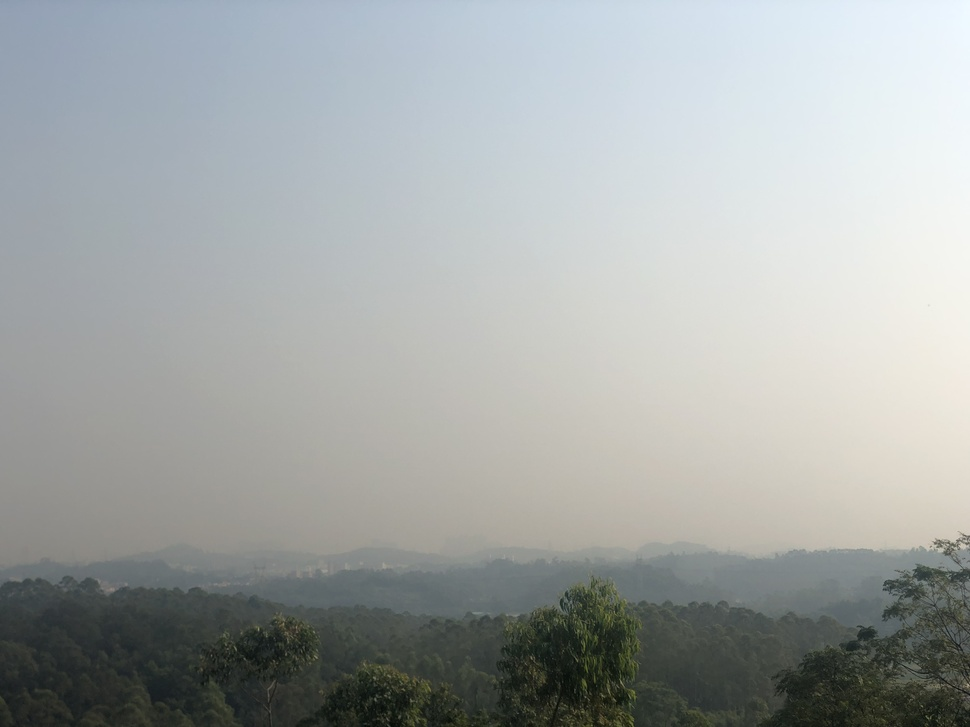
#> input picture 20190927am1.jpg, 970 x 727 px, shrunk from 4032 x 3024 before the run
$ python -i mk_dataset.py   (imports and definitions only)
#> lines starting #> are read from the running program, lines starting #| are printed output that depends on the picture
#> further down, picture is the input picture: PIL image 970x727 RGB; mean R, G, B 162.4, 166.8, 165.8
"""
==========================
切分原始图像制作图像块数据集
==========================

需要在 Results/ 目录下包含所有的原始图像块；从 'crop_labels.xlsx' 中
切分出单条的标签信息存放至标签文件夹下。

"""
import glob
import os
import numpy as np
import re
import pandas as pd
from PIL import Image
from utils_xls import ImageMapper, get_excel_data
from xy_dirs_reorganize import standardize_data_folder


class ImageCropper():

    def __init__(self, box_w=256, box_h=256, stride_w=256, stride_h=256, epsilon=10):
        self.box_w = box_w
        self.box_h = box_h
        self.stride_w = stride_w
        self.stride_h = stride_h
        self.epsilon = epsilon

    def crop(self, im):
        """Crop image to get patches.

        :param epsilon: 右下方边界容忍值，低于之则直接丢弃
        :return: 返回截取的 patches 以及其对应于原图的坐标
        """
        box_w = self.box_w
        box_h = self.box_h
        stride_w = self.stride_w
        stride_h = self.stride_h
        epsilon = self.epsilon

        width = im.size[0]
#> width = 970
        height = im.size[1]
#> height = 727
        if width < box_w or height < box_h:
            return

        patches, patches_idx = [], []
        iw = np.arange(0, width  - box_w + 1, stride_w)
#> iw = [0, 256, 512]
        jh = np.arange(0, height - box_h + 1, stride_h)
#> jh = [0, 256]
        for i in iw:
            for j in jh:
                box = (i, j, i + box_w, j + box_h)
                cm = im.crop(box)
                patches.append(cm)
                patches_idx.append(box)
#> after the loop, patches = 6 items; patches_idx = [(0, 0, 256, 256), (0, 256, 256, 512), (256, 0, 512, 256), (256, 256, 512, 512), (512, 0, 768, 256), (512, 256, 768, 512)]
        # repair x and y orientation's boundary
        if width - box_w - iw[-1] > epsilon:
            for j in jh:
                box = (width - box_w, j, width, j + box_h)
                cm = im.crop(box)
                patches.append(cm)
                patches_idx.append(box)
#> this loop made 2 passes
#> pass 1, in crop, `cm = im.crop(box)`:
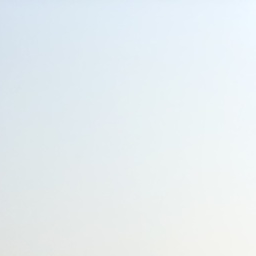
#> cm: PIL image 256x256 RGB; mean R, G, B 230.1, 237.5, 240.8
#> pass 2, in crop, `cm = im.crop(box)`:
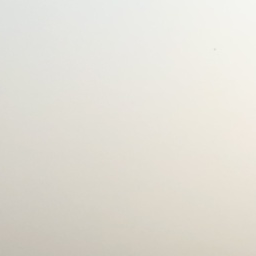
#> cm: PIL image 256x256 RGB; mean R, G, B 225.5, 222.6, 213.9
#> after the loop, patches = 8 items; patches_idx = [(0, 0, 256, 256), (0, 256, 256, 512), (256, 0, 512, 256), (256, 256, 512, 512), (512, 0, 768, 256), (512, 256, 768, 512), (714, 0, 970, 256), (714, 256, 970, 512)]
        if height - box_h - jh[-1] > epsilon:
            for i in iw:
                box = (i, height - box_h, i + box_w, height)
                cm = im.crop(box)
                patches.append(cm)
                patches_idx.append(box)
#> this loop made 3 passes
#> pass 1, in crop, `cm = im.crop(box)`:
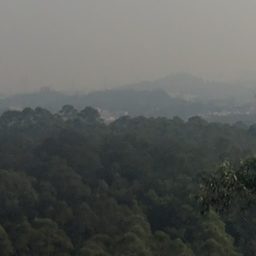
#> cm: PIL image 256x256 RGB; mean R, G, B 87.9, 91, 88.1
#> pass 2, in crop, `cm = im.crop(box)`:
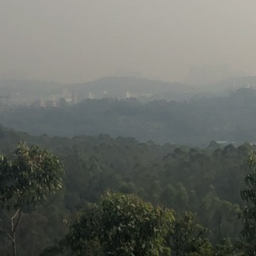
#> cm: PIL image 256x256 RGB; mean R, G, B 101.8, 105, 99.3
#> pass 3, in crop, `cm = im.crop(box)`:
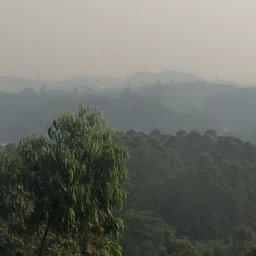
#> cm: PIL image 256x256 RGB; mean R, G, B 108.4, 111.4, 103
#> after the loop, patches = 11 items; patches_idx = [(0, 0, 256, 256), (0, 256, 256, 512), (256, 0, 512, 256), (256, 256, 512, 512), (512, 0, 768, 256), (512, 256, 768, 512), (714, 0, 970, 256), (714, 256, 970, 512), (0, 471, 256, 727), (256, 471, 512, 727), (512, 471, 768, 727)]
        # need only once
        if width - box_w - iw[-1] > epsilon and height - box_h - jh[-1] > epsilon:
            box = (width - box_w, height - box_h, width, height)
#> box = (714, 471, 970, 727)
            cm = im.crop(box)
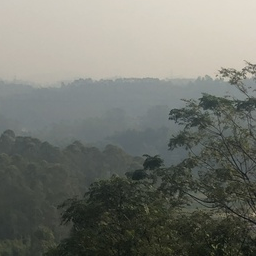
#> cm: PIL image 256x256 RGB; mean R, G, B 116.8, 119.1, 111.9
            patches.append(cm)
            patches_idx.append(box)

        return patches, patches_idx


# 获取误差较大的图片名
# [96 lines left out: functions get_remove_file, judge_is_sky, mk_dataset, not called in this run]


# [12 lines not run here, left out]

>>> from PIL import Image
>>> picture = Image.open('../20190927am1.jpg')
>>> result = ImageCropper().crop(picture)
